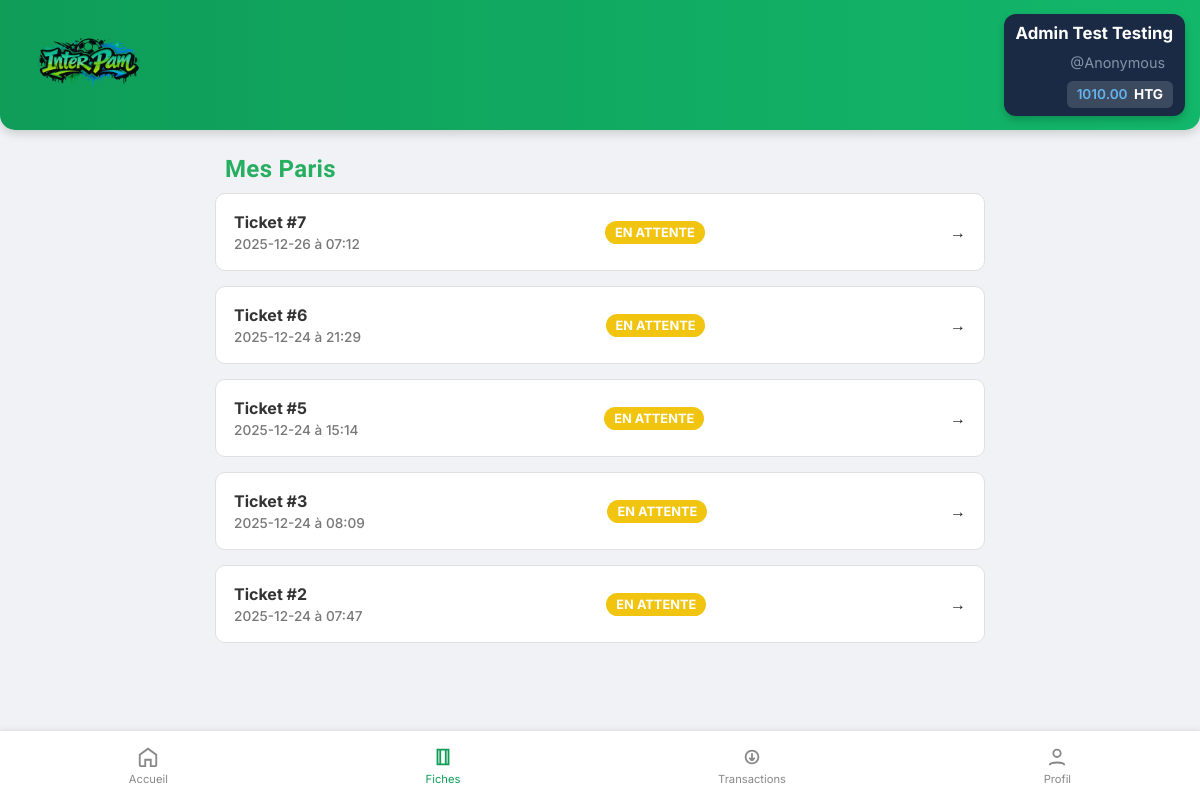
The page /fiches (signed in) on the database its author committed.
### tables this page shows
CREATE TABLE parieurs (
                    id INTEGER PRIMARY KEY AUTOINCREMENT NOT NULL,
                    prenom TEXT NOT NULL,
                    nom TEXT NOT NULL,
                    username TEXT NOT NULL UNIQUE,
                    email TEXT NOT NULL UNIQUE,
                    age INT NOT NULL,
                    classe TEXT NOT NULL,
                    mdp TEXT NOT NULL,
                    created_at TEXT NOT NULL,
                    solde INTEGER DEFAULT 100000,
                    role TEXT DEFAULT 'parieur'
                );

CREATE TABLE paris (
                    id INTEGER PRIMARY KEY AUTOINCREMENT NOT NULL,
                    mise INTEGER NOT NULL,
                    gain_potentiel INTEGER NOT NULL,
                    date_pari TEXT NOT NULL,
                    statut TEXT DEFAULT 'En attente',
                    parieur_id INTEGER,
                    FOREIGN KEY (parieur_id) REFERENCES parieurs(id) ON DELETE CASCADE
                );

### routes.py (the view)
@app.route("/fiches")
def fiches():
    if "username" not in session:
        flash("Veuillez vous connecter !")
        return redirect(url_for("login"))
    user = get_user_by_username(session["username"])
    mes_fiches = get_fiches_detaillees(user["id"])
    return render_template("fiches.html", fiches=mes_fiches)

### data.py (called while the page is built)
def depuis_centimes(centimes):
	if centimes is None:
		return Decimal("0.00")
	return (Decimal(str(centimes)) / Decimal("100")).quantize(Decimal("0.01"))

def get_user_by_username(username):
	try:
		with sqlite3.connect(DB_NAME) as conn:
			conn.row_factory = sqlite3.Row
			cur = conn.cursor()
			cur.execute("SELECT * FROM parieurs WHERE username = ?", (username,))
			user = cur.fetchone()
			if user:
				user_dict = dict(user)
				user_dict["solde"] = depuis_centimes(user_dict["solde"])
				return user_dict
			return None
	except sqlite3.Error as e:
		print(f"Erreur : {e}")
		return None

### routes.py (called while the page is built)
def set_date(date_a_tester):
    try:
        partie_date, partie_heure = date_a_tester.split(" ")
        heure_formatee = partie_heure[:5]
    except ValueError:
        return date_a_tester
    aujourdhui = date.today().isoformat()
    hier = (date.today() - timedelta(days=1)).isoformat()
    demain = (date.today() + timedelta(days=1)).isoformat()
    if partie_date == aujourdhui:
        return f"Aujourd'hui à {heure_formatee}"
    elif partie_date == hier:
        return f"Hier à {heure_formatee}"
    elif partie_date == demain:
        return f"Demain à {heure_formatee}"
    else:
        return f"{partie_date} à {heure_formatee}"

@app.context_processor
def inject_user():
    user = None
    if "username" in session:
        user = get_user_by_username(session["username"])
    return dict(current_user=user)

@app.template_filter("devise")
def format_devise(valeur_centimes):
    return "{:,.2f} HTG".format(valeur_centimes / 100)

### templates/fiches.html (shortened to what this page needs)
{% extends 'base.html' %} {% block css %}
<link rel="stylesheet" href="{{ url_for('static', filename='css/fiches.css') }}" type="text/css" media="all" />
{% endblock %} {% block content %}
<div class="fiches-container">
	<h2 class="section-title">Mes Paris</h2>
	{% if not fiches %}
	<div style="text-align: center; margin-top: 50px;">
		<p>Vous n'avez pas encore placé de paris.</p>
		<a href="{{ url_for('home') }}" class="btn-parier" style="display:inline-block; margin-top:15px; padding:10px 20px; background:#007bff; color:white; border-radius:5px; text-decoration:none;">Commencer à parier</a>
	</div>
	{% else %}
	<div class="fiches-list">
		 {% for id_pari, info in fiches.items() %}
		<details class="pari-card">
			<summary>
				<div class="ticket-info">
					<span class="ticket-id">Ticket #{{ id_pari }}</span>
					<span class="ticket-date">{{ set_date(info.date) }}</span>
				</div>
				 {% set status_class = 'status-en-attente' %} {% if info.statut == 'gagné' %}{% set status_class = 'status-gagne' %} {% elif info.statut == 'perdu' %}{% set status_class = 'status-perdu' %}{% endif %}
				<span class="status-badge {{ status_class }}"> {{ info.statut if info.statut else 'En attente' }} </span>
			</summary>
		</details>
		{% endfor %}
	</div>
	{% endif %}
</div>
{% endblock %}

### templates/base.html (shortened to what this page needs)
<!doctype html>
<html lang="fr">
  <head>
    <link rel="stylesheet" href="{{ url_for('static', filename='css/base.css') }}" />
    {% block css %}{% endblock %}
  </head>
  <body>
    <header class="top-bar">
      <div class="brand"><img src="{{url_for('static', filename='img/logo.png') }}" alt="Logo de InterPam" class="logo"/>
      </div>
      <div class="user-zone">
        <span class="user-name">{{ current_user.prenom|title }} {{ current_user.nom|title }}</span>
        <span class="username">@{{current_user.username}}</span>
        <div class="balance">{{ current_user.solde }} <strong>HTG</strong>
        </div>
      </div>
    </header>
    <main class="content">
      {% block content %} {% endblock %}
    <nav class="bottom-nav">
      <a href="{{ url_for('home') }}" class="nav-item {{ 'active' if request.endpoint == 'home' }}">
        <svg viewBox="0 0 24 24" class="icon">
          <path d="M3 9.5L12 3l9 6.5V21a1 1 0 0 1-1 1h-5v-7h-6v7H4a1 1 0 0 1-1-1V9.5z" />
        </svg>
        <span>Accueil</span>
      </a>
      <a href="{{ url_for('fiches') }}" class="nav-item {{ 'active' if request.endpoint == 'fiches' }}">
        <svg viewBox="0 0 24 24" class="icon">
          <path d="M6 4h12v16H6zM9 4v16M15 4v16" />
        </svg>
        <span>Fiches</span>
      </a>
      <a href="transactions.html" class="nav-item">
        <svg viewBox="0 0 24 24" class="icon">
          <path d="M12 8v8m0 0l-3-3m3 3l3-3M5 12a7 7 0 1 1 14 0 7 7 0 0 1-14 0z" />
        </svg>
        <span>Transactions</span>
      </a>
      <a href="profil.html" class="nav-item">
        <svg viewBox="0 0 24 24" class="icon">
          <circle cx="12" cy="8" r="4" />
          <path d="M4 21c0-4 16-4 16 0" />
        </svg>
        <span>Profil</span>
      </a>
    </nav>
  </body>
</html>

### static/css/base.css (style rules this page uses)
* { margin: 0; padding: 0; box-sizing: border-box; }
body { background: #f0f2f5; color: #222; padding-bottom: 80px; }
.top-bar { width: 100%; height: 130px; background: linear-gradient(90deg, #0f9d58, #12b76a); display: flex; align-items: center; justify-content: space-between; padding: 0 15px; color: white; box-shadow: 0 4px 10px rgba(0, 0, 0, 0.15); z-index: 100; border-radius: 0 0 15px 15px; }
.brand { display: flex; flex-direction: column; align-items: center; gap: 12px; }
.logo { width: 150px; height: auto; padding: 8px; border-radius: 12px; display: block; }
.user-zone { background: #1a2a44; padding: 8px 12px; border-radius: 12px; text-align: right; box-shadow: 0 4px 8px rgba(0, 0, 0, 0.2); min-width: 140px; align-items: center; justify-content: center; align-content: center; line-height: 1.4; }
.user-name { display: block; font-size: 1.05rem; font-weight: 700; color: #fff; margin: 0; padding: 0; }
.username { display: block; font-size: 0.9rem; opacity: 0.8; color: #a0aec0; margin: 8px; }
.balance { background: rgba(255, 255, 255, 0.15); padding: 4px 10px; border-radius: 6px; font-size: 0.85rem; font-weight: 600; color: #63b3ed; display: inline-block; }
.balance strong { color: white; margin-left: 3px; }
.bottom-nav { position: fixed; left: 0; bottom: 0; width: 100%; height: 70px; margin: 0; padding: 0; background: #fff; border-top: 1px solid #e3e3e3; display: flex; justify-content: space-around; align-items: center; box-shadow: 0 -2px 5px rgba(0, 0, 0, 0.05); }
.nav-item { text-decoration: none; color: #888; font-size: 0.7rem; display: flex; flex-direction: column; align-items: center; transition: color 0.2s ease; }
.nav-item .icon { width: 22px; height: 22px; stroke: currentColor; fill: none; stroke-width: 2; margin-bottom: 4px; }
.nav-item.active { color: #0f9d58; }

### static/css/fiches.css (style rules this page uses)
.section-title { color: #27ae60; padding: 5px; margin: 5px; }
.fiches-container { max-width: 800px; margin: 20px auto; padding: 0 15px; }
.pari-card { background: #ffffff; border: 1px solid #e0e0e0; border-radius: 10px; margin-bottom: 15px; transition: all 0.3s cubic-bezier(0.4, 0, 0.2, 1); transition: open 2s ease; }
summary { list-style: none; padding: 18px; cursor: pointer; display: flex; justify-content: space-between; align-items: center; font-weight: 500; }
summary::after { content: '→'; transition: all 0.3s; font-weight: bold; }
.ticket-info { display: flex; flex-direction: column; gap: 4px; }
.ticket-id { font-weight: bold; color: #333; }
.ticket-date { font-size: 0.85em; color: #777; }
.status-badge { padding: 4px 10px; border-radius: 20px; font-size: 0.8em; font-weight: bold; text-transform: uppercase; color: #fff; }
.status-en-attente { background-color: #f1c40f; }

### rows shown on the page
parieurs: prenom "Admin Test", nom "Testing", username "Anonymous"
paris: id "7", date_pari "2025-12-26 à 07:12", statut "EN ATTENTE"
paris: id "6", date_pari "2025-12-24 à 21:29", statut "EN ATTENTE"
paris: id "5", date_pari "2025-12-24 à 15:14", statut "EN ATTENTE"
paris: id "3", date_pari "2025-12-24 à 08:09", statut "EN ATTENTE"
paris: date_pari "2025-12-24 à 07:47"

### other values the page prints
{{ current_user.solde }} "1010.00"
{{ id_pari }} "2"
{{ info.statut if info.statut else 'En attente' }} "EN ATTENTE"
